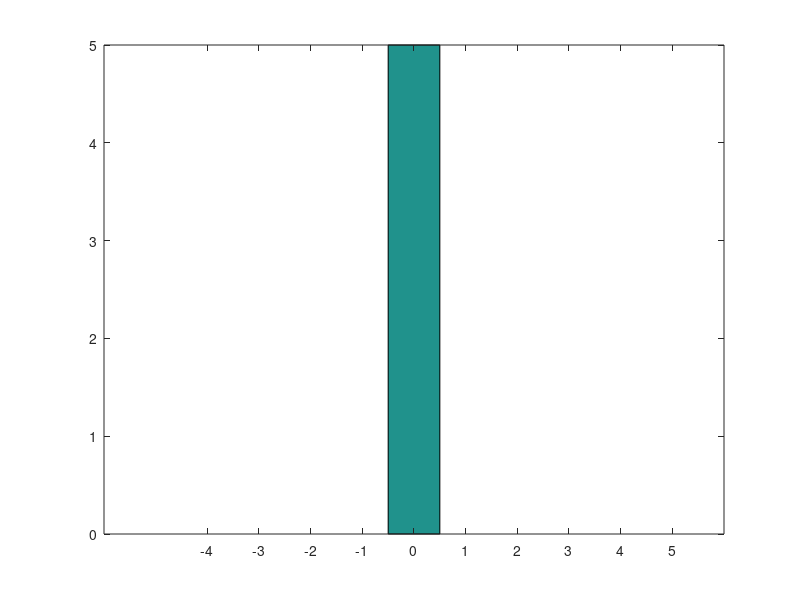

MATLAB code to generate this figure: (Note: this script raises an error after producing the figure.)
% 1)
% RAND  - Uniform(0,1)
% RANDN - Normal(0,1) 
% HIST
% 99% of data is in (-3, 3)
% [0,1] --> [a,b]
%    y --> w = a + (b-a)*y 
%    for y = 0 => a
%    for y = 1 => b
% NORMRND, BINORND, POISSRND
%
% 2)
% Bernoulli distribtuion - T or F
% Bino distribtuion - 'p' is fixed - PDF('bino', 0:n, n, p)
% BINORND(n, p, 1, 100)
% Binomial random using rand
%    if rand <  p then '1'
%    if rand >= p then '0'
% rel_freq_1 = sum(X)/S;
% rel_freq_0 = 1-rel_fr_1;
%
% Geometric distribution - probability of k failures before a success
%    pdf('geo', k, p)
%
% Pascal distribtuion - probability of k failures before n successes
% 
% DOC PDF 
%






function lab4p2sol_ex()
% 1)
% Generate X e Bern(p)
clear ALL
p = input('probability of success = ');
U = rand;
X = (U < p);
clear X;

% Generate a sample
N = input('number of simulations = ');
for i = 1:N
    U = rand;
    X(i) = (U < p);
end
UX = unique(X)
fr = hist(X, length(UX));
relfr = fr / N

% 2)
% Generate X e Bino(p)
clear ALL
n = input('number of trials = ');
p = input('probability of success = ');
U = rand(n, 1);
X = sum(U < p);
clear X;

% Generate a sample
N = input('number of simulations = ');
for i = 1:N
    U = rand(n, 1);
    X(i) = sum(U < p);
end
UX = unique(X);
fr = hist(X, length(UX));
relfr = fr / N;

% Compare graphically to the Bino(n,p) distribution
xpdf = 0:n;
ypdf = binopdf(xpdf, n, p);
clf;
plot(xpdf, ypdf, 'bo', UX, relfr, 'rx', 'MarkerSize', 10);
legend('binopdf', 'simulation');

% 3)
% Generate X e Geo(p)
clear ALL
p = input('probability of success = ');
X = 0;
while(rand >= p)
    X = X+1;
end;
clear X;

% Generate a sample
N = input('number of simulations = ');
for i = 1:N
    X(i) = 0;
    while(rand >= p)
        X(i) = X(i)+1;
    end;
end

fprintf('%d ', X);
hist(X);
figure(2);
hist(geornd(p, 1, N));

% 4)
% Generate X e NB(p)
clear ALL
n = input('rank of success = ');
p = input('probability of success = ');
for j = 1:n
    Y(j) = 0;
    while(rand >= p)
        Y(j) = Y(j)+1;
    end;
end
X = sum(Y);
clear X;

% Generate a sample
N = input('number of simulations = ');
for i = 1:N
    for j = 1:n
        Y(j) = 0;
        while(rand >= p)
            Y(j) = Y(j)+1;
        end;
    end
    X(i) = sum(Y);
end


fprintf('%d ', X);
hist(X);
figure(2);
hist(nbinrnd(n, p, 1, N));
endfunction
